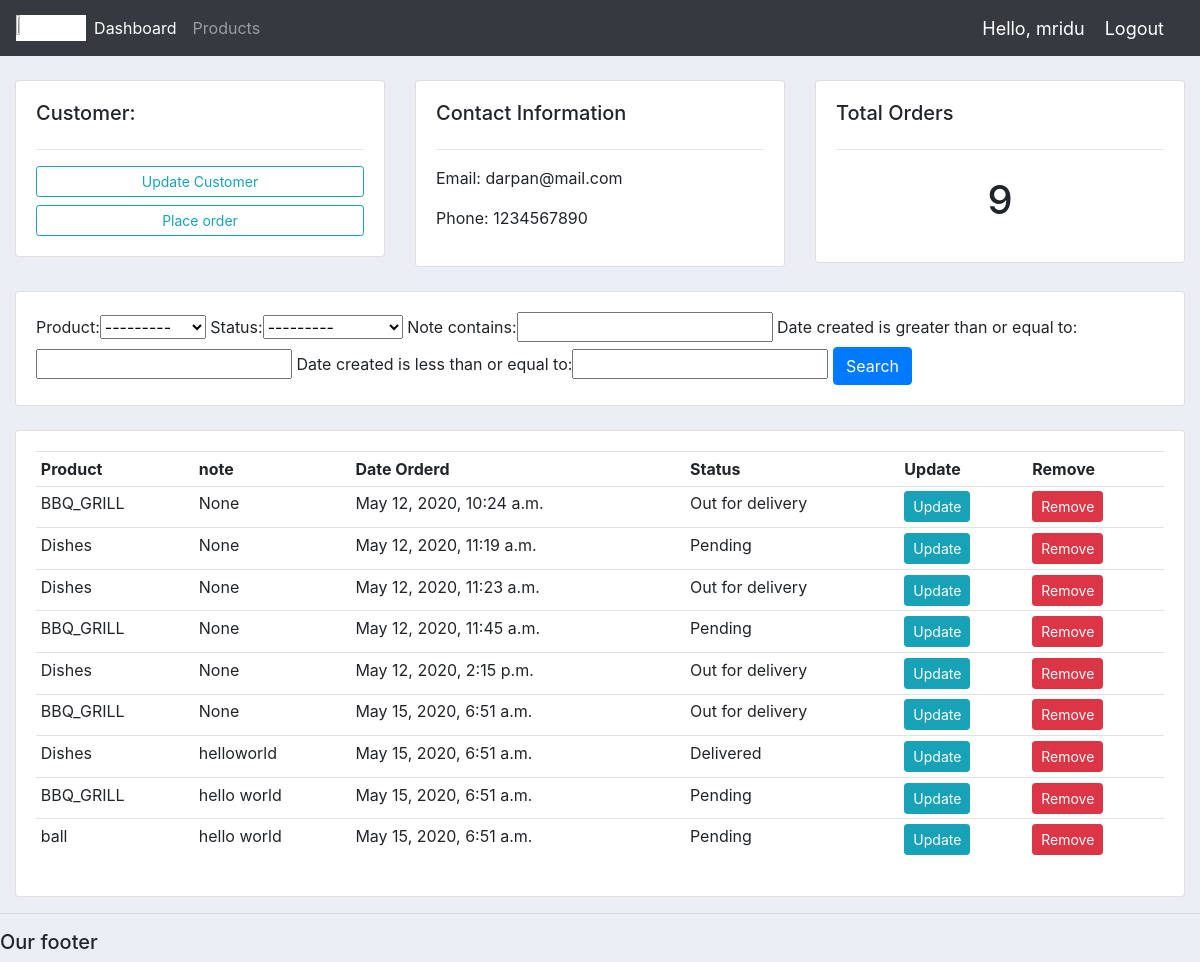
The app's page /customer/1/ (signed in) with its own data.
### accounts/models.py (models this page shows, shortened)
class Customer(models.Model):
	name = models.CharField(max_length=200, null=True)
	phone = models.CharField(max_length=200, null=True)
	email = models.CharField(max_length=200, null=True)
	date_created = models.DateTimeField(auto_now_add=True, null=True)

class Order(models.Model):
	STATUS = (
			('Pending', 'Pending'),
			('Out for delivery', 'Out for delivery'),
			('Delivered', 'Delivered'),
			)
	customer = models.ForeignKey(Customer, null=True, on_delete=models.SET_NULL)
	product = models.ForeignKey(Product, null=True, on_delete=models.SET_NULL)
	date_created = models.DateTimeField(auto_now_add=True, null=True)
	status = models.CharField(max_length=200, null=True, choices=STATUS)
	note = models.CharField(max_length=1000, null=True)

class Product(models.Model):
	CATEGORY = (
			('Indoor', 'Indoor'),
			('Out Door', 'Out Door'),
			)
	name = models.CharField(max_length=200, null=True)
	price = models.FloatField(null=True)
	category = models.CharField(max_length=200, null=True, choices=CATEGORY)
	description = models.CharField(max_length=200, null=True, blank = True)
	date_created = models.DateTimeField(auto_now_add=True, null=True)
	tags = models.ManyToManyField(Tag)
	def __str__ (self):
		return self.name

### accounts/decorators.py (the view)
		def wrapper_func(request, *args, **kwargs):
			group = None
			if request.user.groups.exists():
				group = request.user.groups.all()[0].name
			if group in allowed_roles:
				return view_func(request, *args, **kwargs)
			else:
				return HttpResponse('You are not authorized to view this page')

### accounts/views.py (called while the page is built)
@login_required(login_url='login')
@allowed_users(allowed_roles=['admin'])
def customer(request, pk):
	customer = Customer.objects.get(id = pk)
	orders = customer.order_set.all()
	order_count = orders.count()
	myFilter = OrderFilter(request.GET, queryset=orders)
	orders = myFilter.qs
	context = {"customer":customer, 'orders':orders,"order_count":order_count, 'myFilter':myFilter}
	return render(request ,'accounts/customer.html', context)

### accounts/templates/accounts/customer.html
{% extends 'accounts/main.html' %}
{% block content %}
	<br>
<div class="row">
	<div class="col-md">
		<div class="card card-body">
			<h5>Customer:</h5>
			<hr>
			<a class="btn btn-outline-info  btn-sm btn-block" href="">Update Customer</a>
			<a class="btn btn-outline-info  btn-sm btn-block" href='{% url "creat_order" customer.id %}'>Place order</a>
		</div>
	</div>
	<div class="col-md">
		<div class="card card-body">
			<h5>Contact Information</h5>
			<hr>
			<p>Email: {{customer.email}}</p>
			<p>Phone: {{customer.phone}}</p>
		</div>
	</div>
	<div class="col-md">
		<div class="card card-body">
			<h5>Total Orders</h5>
			<hr>
			<h1 style="text-align: center;padding: 10px">{{order_count}}</h1>
		</div>
	</div>
</div>
<br>
<div class="row">
	<div class="col">
		<div class="card card-body">
			<form method="get">
				{{myFilter.form}}
		    <button class="btn btn-primary" type="submit">Search</button>
		  </form>
		</div>
	</div>
</div>
<br>
<div class="row">
	<div class="col-md">
		<div class="card card-body">
			<table class="table table-sm">
				<tr>
					<th>Product</th>
					<th>note</th>
					<th>Date Orderd</th>
					<th>Status</th>
					<th>Update</th>
					<th>Remove</th>
				</tr>
				{% for order in orders %}
				<tr>
					<td>{{order.product}}</td>
					<td>{{order.note}}</td>
					<td>{{order.date_created}}</td>
					<td>{{order.status}}</td>
					<td><a class= "btn btn-sm btn-info" href='{% url "update_order" order.id%}'>Update</a></td>
					<td><a class= "btn btn-sm btn-danger" href='{% url "delete_order" order.id%}'>Remove</a></td>
				</tr>
				{% endfor %}
			</table>
		</div>
	</div>
</div>
{% endblock content %}

### accounts/templates/accounts/navbar.html (shortened to what this page needs)
{% load static %}
<nav class="navbar navbar-expand-lg navbar-dark bg-dark">
  <img id ="logo" src="{% static 'images/inSDCSDC2.png' %} ">
  <div class="collapse navbar-collapse" id="navbarNav">
    <ul class="navbar-nav">
      {% if request.user.is_staff %}
      <li class="nav-item active">
        <a class="nav-link" href="{% url 'home' %}">Dashboard</a>
      </li>
      <li class="nav-item">
        <a class="nav-link" href="{% url 'products' %}">Products</a>
      </li>
      {% endif %}
    </ul>
  </div>
  <span class="hello-msg">Hello, {{request.user}}</span>
  <span ><a  class="hello-msg" href="{% url 'logout' %}">Logout</a></span>
</nav>

### staticfiles/css/main.css (style rules this page uses)
#logo { width: 6%; height: 2%; background-color: white; }
body { background-color: #ebeff5; }

### accounts/templates/accounts/navbar.html (style rules this page uses)
.hello-msg { font-size: 18px; color: #fff; margin-right: 20px; }

### records on screen
Customer: email "darpan@mail.com", phone "1234567890"
Order: product "BBQ_GRILL", note "None", date_created "May 12, 2020, 10:24 a.m.", status "Out for delivery"
Order: product "Dishes", note "None", date_created "May 12, 2020, 11:19 a.m.", status "Pending"
Order: product "Dishes", note "None", date_created "May 12, 2020, 11:23 a.m.", status "Out for delivery"
Order: product "BBQ_GRILL", note "None", date_created "May 12, 2020, 11:45 a.m.", status "Pending"
Order: product "Dishes", note "None", date_created "May 12, 2020, 2:15 p.m.", status "Out for delivery"
Order: product "BBQ_GRILL", note "None", date_created "May 15, 2020, 6:51 a.m.", status "Out for delivery"
Order: product "Dishes", note "helloworld", date_created "May 15, 2020, 6:51 a.m.", status "Delivered"
Order: product "BBQ_GRILL", note "hello world", date_created "May 15, 2020, 6:51 a.m.", status "Pending"
Order: product "ball", note "hello world", date_created "May 15, 2020, 6:51 a.m.", status "Pending"

### other values on screen
{{ request.user }} "mridu"
{{ order_count }} "9"
